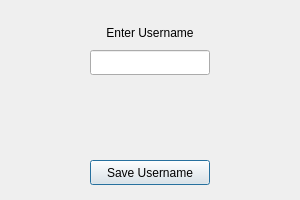
<?xml version="1.0" encoding="UTF-8"?>
<ui version="4.0">
 <class>enterUsername</class>
 <widget class="QDialog" name="enterUsername">
  <property name="geometry">
   <rect>
    <x>0</x>
    <y>0</y>
    <width>300</width>
    <height>200</height>
   </rect>
  </property>
  <property name="sizePolicy">
   <sizepolicy hsizetype="Fixed" vsizetype="Fixed">
    <horstretch>0</horstretch>
    <verstretch>0</verstretch>
   </sizepolicy>
  </property>
  <property name="minimumSize">
   <size>
    <width>300</width>
    <height>200</height>
   </size>
  </property>
  <property name="maximumSize">
   <size>
    <width>300</width>
    <height>200</height>
   </size>
  </property>
  <property name="palette">
   <palette>
    <active>
     <colorrole role="WindowText">
      <brush brushstyle="SolidPattern">
       <color alpha="255">
        <red>0</red>
        <green>0</green>
        <blue>0</blue>
       </color>
      </brush>
     </colorrole>
     <colorrole role="Button">
      <brush brushstyle="SolidPattern">
       <color alpha="255">
        <red>0</red>
        <green>128</green>
        <blue>0</blue>
       </color>
      </brush>
     </colorrole>
     <colorrole role="Light">
      <brush brushstyle="SolidPattern">
       <color alpha="255">
        <red>255</red>
        <green>255</green>
        <blue>255</blue>
       </color>
      </brush>
     </colorrole>
     <colorrole role="Midlight">
      <brush brushstyle="SolidPattern">
       <color alpha="255">
        <red>202</red>
        <green>202</green>
        <blue>202</blue>
       </color>
      </brush>
     </colorrole>
     <colorrole role="Dark">
      <brush brushstyle="SolidPattern">
       <color alpha="255">
        <red>159</red>
        <green>159</green>
        <blue>159</blue>
       </color>
      </brush>
     </colorrole>
     <colorrole role="Mid">
      <brush brushstyle="SolidPattern">
       <color alpha="255">
        <red>184</red>
        <green>184</green>
        <blue>184</blue>
       </color>
      </brush>
     </colorrole>
     <colorrole role="Text">
      <brush brushstyle="SolidPattern">
       <color alpha="255">
        <red>0</red>
        <green>0</green>
        <blue>0</blue>
       </color>
      </brush>
     </colorrole>
     <colorrole role="BrightText">
      <brush brushstyle="SolidPattern">
       <color alpha="255">
        <red>255</red>
        <green>255</green>
        <blue>255</blue>
       </color>
      </brush>
     </colorrole>
     <colorrole role="ButtonText">
      <brush brushstyle="SolidPattern">
       <color alpha="255">
        <red>0</red>
        <green>0</green>
        <blue>0</blue>
       </color>
      </brush>
     </colorrole>
     <colorrole role="Base">
      <brush brushstyle="SolidPattern">
       <color alpha="255">
        <red>255</red>
        <green>255</green>
        <blue>255</blue>
       </color>
      </brush>
     </colorrole>
     <colorrole role="Window">
      <brush brushstyle="SolidPattern">
       <color alpha="255">
        <red>239</red>
        <green>239</green>
        <blue>239</blue>
       </color>
      </brush>
     </colorrole>
     <colorrole role="Shadow">
      <brush brushstyle="SolidPattern">
       <color alpha="255">
        <red>118</red>
        <green>118</green>
        <blue>118</blue>
       </color>
      </brush>
     </colorrole>
     <colorrole role="Highlight">
      <brush brushstyle="SolidPattern">
       <color alpha="255">
        <red>48</red>
        <green>140</green>
        <blue>198</blue>
       </color>
      </brush>
     </colorrole>
     <colorrole role="HighlightedText">
      <brush brushstyle="SolidPattern">
       <color alpha="255">
        <red>255</red>
        <green>255</green>
        <blue>255</blue>
       </color>
      </brush>
     </colorrole>
     <colorrole role="Link">
      <brush brushstyle="SolidPattern">
       <color alpha="255">
        <red>0</red>
        <green>0</green>
        <blue>255</blue>
       </color>
      </brush>
     </colorrole>
     <colorrole role="LinkVisited">
      <brush brushstyle="SolidPattern">
       <color alpha="255">
        <red>255</red>
        <green>0</green>
        <blue>255</blue>
       </color>
      </brush>
     </colorrole>
     <colorrole role="AlternateBase">
      <brush brushstyle="SolidPattern">
       <color alpha="255">
        <red>247</red>
        <green>247</green>
        <blue>247</blue>
       </color>
      </brush>
     </colorrole>
     <colorrole role="NoRole">
      <brush brushstyle="SolidPattern">
       <color alpha="255">
        <red>0</red>
        <green>0</green>
        <blue>0</blue>
       </color>
      </brush>
     </colorrole>
     <colorrole role="ToolTipBase">
      <brush brushstyle="SolidPattern">
       <color alpha="255">
        <red>255</red>
        <green>255</green>
        <blue>220</blue>
       </color>
      </brush>
     </colorrole>
     <colorrole role="ToolTipText">
      <brush brushstyle="SolidPattern">
       <color alpha="255">
        <red>0</red>
        <green>0</green>
        <blue>0</blue>
       </color>
      </brush>
     </colorrole>
     <colorrole role="PlaceholderText">
      <brush brushstyle="SolidPattern">
       <color alpha="128">
        <red>0</red>
        <green>0</green>
        <blue>0</blue>
       </color>
      </brush>
     </colorrole>
    </active>
    <inactive>
     <colorrole role="WindowText">
      <brush brushstyle="SolidPattern">
       <color alpha="255">
        <red>0</red>
        <green>0</green>
        <blue>0</blue>
       </color>
      </brush>
     </colorrole>
     <colorrole role="Button">
      <brush brushstyle="SolidPattern">
       <color alpha="255">
        <red>239</red>
        <green>239</green>
        <blue>239</blue>
       </color>
      </brush>
     </colorrole>
     <colorrole role="Light">
      <brush brushstyle="SolidPattern">
       <color alpha="255">
        <red>255</red>
        <green>255</green>
        <blue>255</blue>
       </color>
      </brush>
     </colorrole>
     <colorrole role="Midlight">
      <brush brushstyle="SolidPattern">
       <color alpha="255">
        <red>202</red>
        <green>202</green>
        <blue>202</blue>
       </color>
      </brush>
     </colorrole>
     <colorrole role="Dark">
      <brush brushstyle="SolidPattern">
       <color alpha="255">
        <red>159</red>
        <green>159</green>
        <blue>159</blue>
       </color>
      </brush>
     </colorrole>
     <colorrole role="Mid">
      <brush brushstyle="SolidPattern">
       <color alpha="255">
        <red>184</red>
        <green>184</green>
        <blue>184</blue>
       </color>
      </brush>
     </colorrole>
     <colorrole role="Text">
      <brush brushstyle="SolidPattern">
       <color alpha="255">
        <red>0</red>
        <green>0</green>
        <blue>0</blue>
       </color>
      </brush>
     </colorrole>
     <colorrole role="BrightText">
      <brush brushstyle="SolidPattern">
       <color alpha="255">
        <red>255</red>
        <green>255</green>
        <blue>255</blue>
       </color>
      </brush>
     </colorrole>
     <colorrole role="ButtonText">
      <brush brushstyle="SolidPattern">
       <color alpha="255">
        <red>0</red>
        <green>0</green>
        <blue>0</blue>
       </color>
      </brush>
     </colorrole>
     <colorrole role="Base">
      <brush brushstyle="SolidPattern">
       <color alpha="255">
        <red>255</red>
        <green>255</green>
        <blue>255</blue>
       </color>
      </brush>
     </colorrole>
     <colorrole role="Window">
      <brush brushstyle="SolidPattern">
       <color alpha="255">
        <red>239</red>
        <green>239</green>
        <blue>239</blue>
       </color>
      </brush>
     </colorrole>
     <colorrole role="Shadow">
      <brush brushstyle="SolidPattern">
       <color alpha="255">
        <red>118</red>
        <green>118</green>
        <blue>118</blue>
       </color>
      </brush>
     </colorrole>
     <colorrole role="Highlight">
      <brush brushstyle="SolidPattern">
       <color alpha="255">
        <red>48</red>
        <green>140</green>
        <blue>198</blue>
       </color>
      </brush>
     </colorrole>
     <colorrole role="HighlightedText">
      <brush brushstyle="SolidPattern">
       <color alpha="255">
        <red>255</red>
        <green>255</green>
        <blue>255</blue>
       </color>
      </brush>
     </colorrole>
     <colorrole role="Link">
      <brush brushstyle="SolidPattern">
       <color alpha="255">
        <red>0</red>
        <green>0</green>
        <blue>255</blue>
       </color>
      </brush>
     </colorrole>
     <colorrole role="LinkVisited">
      <brush brushstyle="SolidPattern">
       <color alpha="255">
        <red>255</red>
        <green>0</green>
        <blue>255</blue>
       </color>
      </brush>
     </colorrole>
     <colorrole role="AlternateBase">
      <brush brushstyle="SolidPattern">
       <color alpha="255">
        <red>247</red>
        <green>247</green>
        <blue>247</blue>
       </color>
      </brush>
     </colorrole>
     <colorrole role="NoRole">
      <brush brushstyle="NoBrush">
       <color alpha="255">
        <red>0</red>
        <green>0</green>
        <blue>0</blue>
       </color>
      </brush>
     </colorrole>
     <colorrole role="ToolTipBase">
      <brush brushstyle="SolidPattern">
       <color alpha="255">
        <red>255</red>
        <green>255</green>
        <blue>220</blue>
       </color>
      </brush>
     </colorrole>
     <colorrole role="ToolTipText">
      <brush brushstyle="SolidPattern">
       <color alpha="255">
        <red>0</red>
        <green>0</green>
        <blue>0</blue>
       </color>
      </brush>
     </colorrole>
     <colorrole role="PlaceholderText">
      <brush brushstyle="SolidPattern">
       <color alpha="128">
        <red>0</red>
        <green>0</green>
        <blue>0</blue>
       </color>
      </brush>
     </colorrole>
    </inactive>
    <disabled>
     <colorrole role="WindowText">
      <brush brushstyle="SolidPattern">
       <color alpha="255">
        <red>190</red>
        <green>190</green>
        <blue>190</blue>
       </color>
      </brush>
     </colorrole>
     <colorrole role="Button">
      <brush brushstyle="SolidPattern">
       <color alpha="255">
        <red>0</red>
        <green>128</green>
        <blue>0</blue>
       </color>
      </brush>
     </colorrole>
     <colorrole role="Light">
      <brush brushstyle="SolidPattern">
       <color alpha="255">
        <red>255</red>
        <green>255</green>
        <blue>255</blue>
       </color>
      </brush>
     </colorrole>
     <colorrole role="Midlight">
      <brush brushstyle="SolidPattern">
       <color alpha="255">
        <red>202</red>
        <green>202</green>
        <blue>202</blue>
       </color>
      </brush>
     </colorrole>
     <colorrole role="Dark">
      <brush brushstyle="SolidPattern">
       <color alpha="255">
        <red>190</red>
        <green>190</green>
        <blue>190</blue>
       </color>
      </brush>
     </colorrole>
     <colorrole role="Mid">
      <brush brushstyle="SolidPattern">
       <color alpha="255">
        <red>184</red>
        <green>184</green>
        <blue>184</blue>
       </color>
      </brush>
     </colorrole>
     <colorrole role="Text">
      <brush brushstyle="SolidPattern">
       <color alpha="255">
        <red>190</red>
        <green>190</green>
        <blue>190</blue>
       </color>
      </brush>
     </colorrole>
     <colorrole role="BrightText">
      <brush brushstyle="SolidPattern">
       <color alpha="255">
        <red>255</red>
        <green>255</green>
        <blue>255</blue>
       </color>
      </brush>
     </colorrole>
     <colorrole role="ButtonText">
      <brush brushstyle="SolidPattern">
       <color alpha="255">
        <red>190</red>
        <green>190</green>
        <blue>190</blue>
       </color>
      </brush>
     </colorrole>
     <colorrole role="Base">
      <brush brushstyle="SolidPattern">
       <color alpha="255">
        <red>239</red>
        <green>239</green>
        <blue>239</blue>
       </color>
      </brush>
     </colorrole>
     <colorrole role="Window">
      <brush brushstyle="SolidPattern">
       <color alpha="255">
        <red>239</red>
        <green>239</green>
        <blue>239</blue>
       </color>
      </brush>
     </colorrole>
     <colorrole role="Shadow">
      <brush brushstyle="SolidPattern">
       <color alpha="255">
        <red>177</red>
        <green>177</green>
        <blue>177</blue>
       </color>
      </brush>
     </colorrole>
     <colorrole role="Highlight">
      <brush brushstyle="SolidPattern">
       <color alpha="255">
        <red>145</red>
        <green>145</green>
        <blue>145</blue>
       </color>
      </brush>
     </colorrole>
     <colorrole role="HighlightedText">
      <brush brushstyle="SolidPattern">
       <color alpha="255">
        <red>255</red>
        <green>255</green>
        <blue>255</blue>
       </color>
      </brush>
     </colorrole>
     <colorrole role="Link">
      <brush brushstyle="SolidPattern">
       <color alpha="255">
        <red>0</red>
        <green>0</green>
        <blue>255</blue>
       </color>
      </brush>
     </colorrole>
     <colorrole role="LinkVisited">
      <brush brushstyle="SolidPattern">
       <color alpha="255">
        <red>255</red>
        <green>0</green>
        <blue>255</blue>
       </color>
      </brush>
     </colorrole>
     <colorrole role="AlternateBase">
      <brush brushstyle="SolidPattern">
       <color alpha="255">
        <red>247</red>
        <green>247</green>
        <blue>247</blue>
       </color>
      </brush>
     </colorrole>
     <colorrole role="NoRole">
      <brush brushstyle="NoBrush">
       <color alpha="255">
        <red>0</red>
        <green>0</green>
        <blue>0</blue>
       </color>
      </brush>
     </colorrole>
     <colorrole role="ToolTipBase">
      <brush brushstyle="SolidPattern">
       <color alpha="255">
        <red>255</red>
        <green>255</green>
        <blue>220</blue>
       </color>
      </brush>
     </colorrole>
     <colorrole role="ToolTipText">
      <brush brushstyle="SolidPattern">
       <color alpha="255">
        <red>0</red>
        <green>0</green>
        <blue>0</blue>
       </color>
      </brush>
     </colorrole>
     <colorrole role="PlaceholderText">
      <brush brushstyle="SolidPattern">
       <color alpha="128">
        <red>0</red>
        <green>0</green>
        <blue>0</blue>
       </color>
      </brush>
     </colorrole>
    </disabled>
   </palette>
  </property>
  <property name="windowTitle">
   <string>Dialog</string>
  </property>
  <widget class="QLabel" name="label">
   <property name="geometry">
    <rect>
     <x>90</x>
     <y>20</y>
     <width>120</width>
     <height>25</height>
    </rect>
   </property>
   <property name="text">
    <string>Enter Username</string>
   </property>
   <property name="alignment">
    <set>Qt::AlignCenter</set>
   </property>
  </widget>
  <widget class="QLineEdit" name="lineEdit">
   <property name="geometry">
    <rect>
     <x>90</x>
     <y>50</y>
     <width>120</width>
     <height>25</height>
    </rect>
   </property>
  </widget>
  <widget class="QPushButton" name="pushButton">
   <property name="geometry">
    <rect>
     <x>90</x>
     <y>160</y>
     <width>120</width>
     <height>25</height>
    </rect>
   </property>
   <property name="text">
    <string>Save Username</string>
   </property>
  </widget>
 </widget>
 <resources/>
 <connections/>
</ui>
